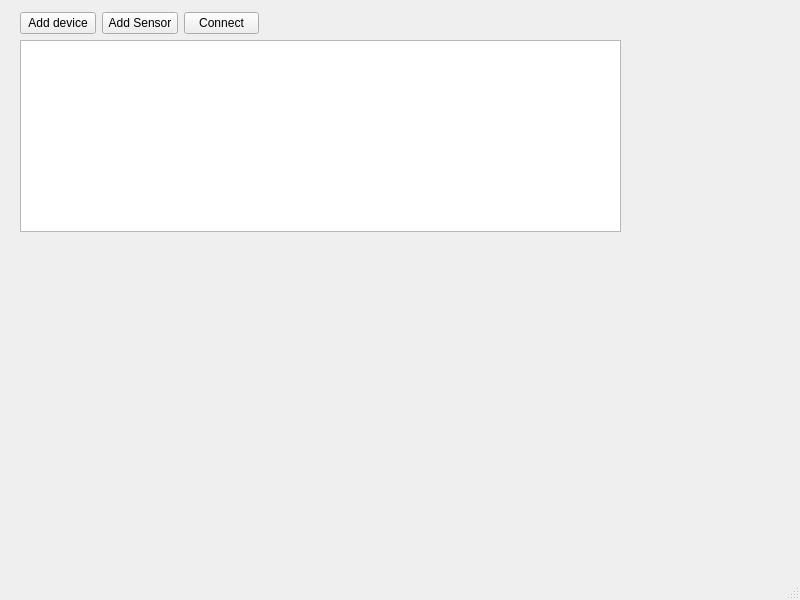
<?xml version="1.0" encoding="UTF-8"?>
<ui version="4.0">
 <class>MainWindow</class>
 <widget class="QMainWindow" name="MainWindow">
  <property name="geometry">
   <rect>
    <x>0</x>
    <y>0</y>
    <width>800</width>
    <height>600</height>
   </rect>
  </property>
  <property name="windowTitle">
   <string>MainWindow</string>
  </property>
  <widget class="QWidget" name="centralwidget">
   <widget class="QListView" name="listDeviceView">
    <property name="geometry">
     <rect>
      <x>20</x>
      <y>40</y>
      <width>601</width>
      <height>192</height>
     </rect>
    </property>
   </widget>
   <widget class="QWidget" name="">
    <property name="geometry">
     <rect>
      <x>20</x>
      <y>10</y>
      <width>239</width>
      <height>26</height>
     </rect>
    </property>
    <layout class="QHBoxLayout" name="horizontalLayout">
     <item>
      <widget class="QPushButton" name="addDevicebtn">
       <property name="text">
        <string>Add device</string>
       </property>
      </widget>
     </item>
     <item>
      <widget class="QPushButton" name="addSensorbtn">
       <property name="text">
        <string>Add Sensor</string>
       </property>
      </widget>
     </item>
     <item>
      <widget class="QPushButton" name="connect">
       <property name="text">
        <string>Connect</string>
       </property>
      </widget>
     </item>
    </layout>
   </widget>
  </widget>
  <widget class="QMenuBar" name="menubar">
   <property name="geometry">
    <rect>
     <x>0</x>
     <y>0</y>
     <width>800</width>
     <height>22</height>
    </rect>
   </property>
  </widget>
  <widget class="QStatusBar" name="statusbar"/>
 </widget>
 <resources/>
 <connections/>
</ui>
